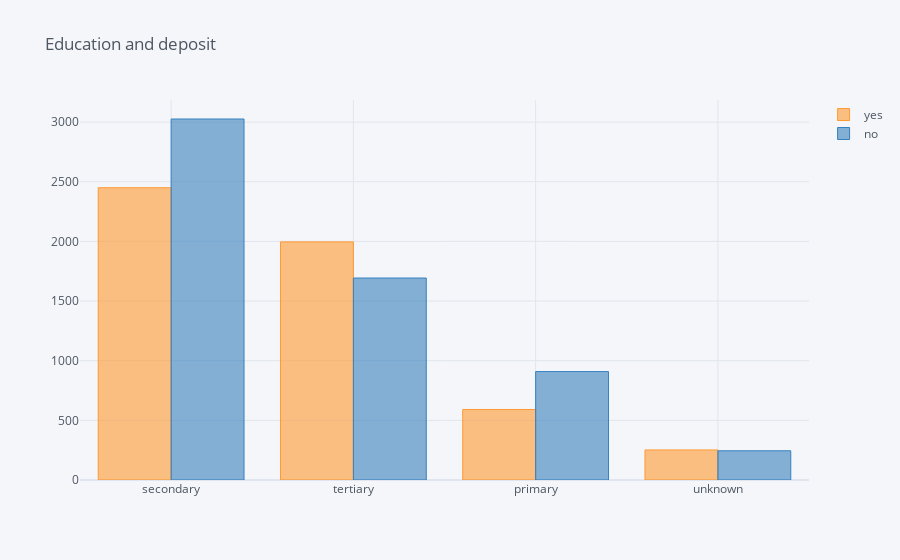

Notebook code for this chart:
### Code cell
#education and deposit
j_df = pd.DataFrame()

j_df['yes'] = data[data['deposit'] == 'yes']['education'].value_counts()
j_df['no'] = data[data['deposit'] == 'no']['education'].value_counts()

j_df.iplot(kind = 'bar', title = 'Education and deposit')

### Figure 1 — Plotly figure (JSON) as saved in the notebook; plotly's stock layout.template omitted (floating-point values rounded to 4 significant figures)
{"data": [{"marker": {"color": "rgba(255, 153, 51, 0.6)", "line": {"color": "rgba(255, 153, 51, 1.0)", "width": 1}}, "name": "yes", "orientation": "v", "text": "", "type": "bar", "x": ["secondary", "tertiary", "primary", "unknown"], "y": [2450, 1996, 591, 252]}, {"marker": {"color": "rgba(55, 128, 191, 0.6)", "line": {"color": "rgba(55, 128, 191, 1.0)", "width": 1}}, "name": "no", "orientation": "v", "text": "", "type": "bar", "x": ["secondary", "tertiary", "primary", "unknown"], "y": [3026, 1693, 909, 245]}], "layout": {"autosize": true, "legend": {"bgcolor": "#F5F6F9", "font": {"color": "#4D5663"}}, "paper_bgcolor": "#F5F6F9", "plot_bgcolor": "#F5F6F9", "title": {"font": {"color": "#4D5663"}, "text": "Education and deposit"}, "xaxis": {"autorange": true, "gridcolor": "#E1E5ED", "range": [-0.5, 3.5], "showgrid": true, "tickfont": {"color": "#4D5663"}, "title": {"font": {"color": "#4D5663"}, "text": ""}, "type": "category", "zerolinecolor": "#E1E5ED"}, "yaxis": {"autorange": true, "gridcolor": "#E1E5ED", "range": [0, 3185.0], "showgrid": true, "tickfont": {"color": "#4D5663"}, "title": {"font": {"color": "#4D5663"}, "text": ""}, "type": "linear", "zerolinecolor": "#E1E5ED"}}}
